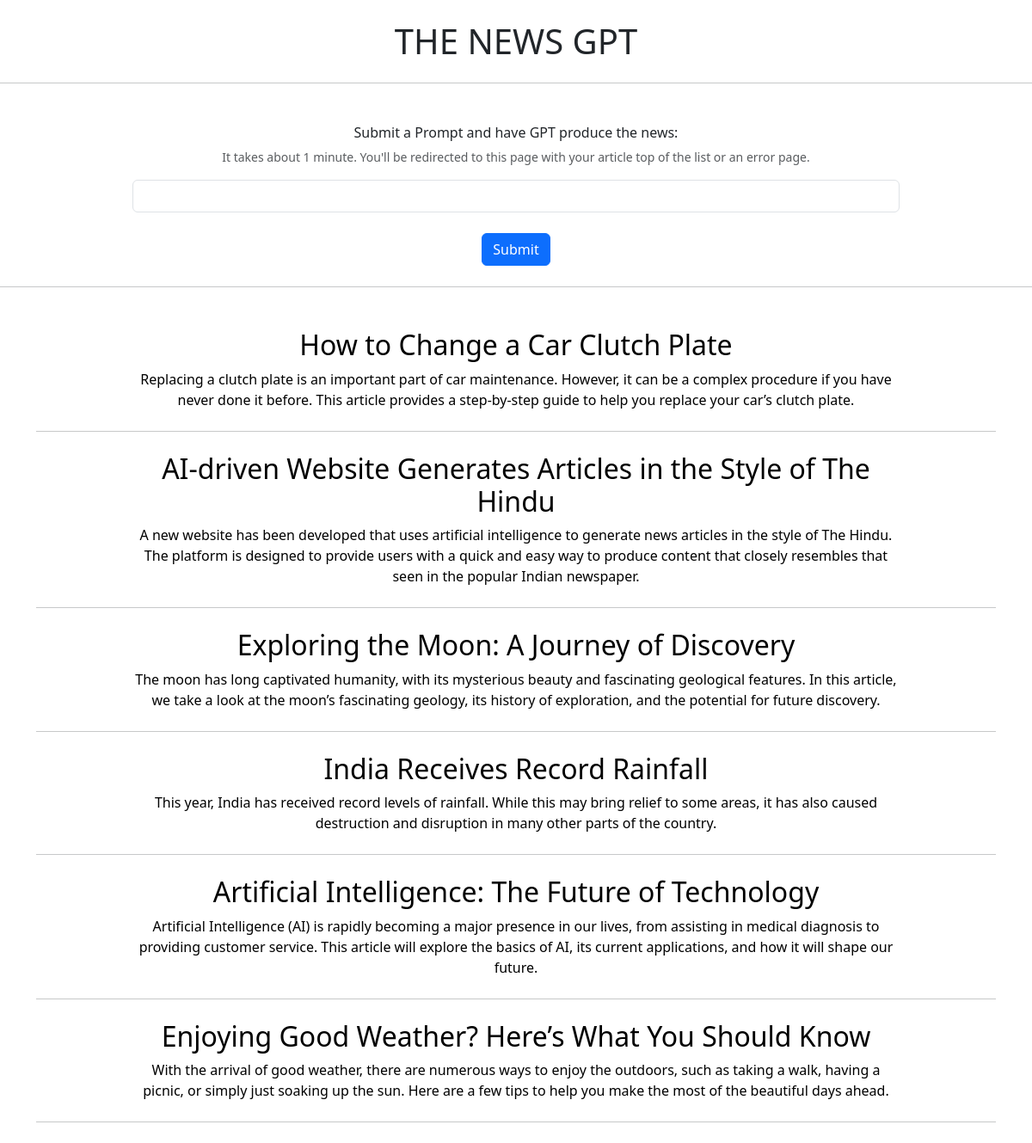
The page / on the database its author committed.
### models.py (models this page shows)
class Article(db.Model):
    prompt = db.Column(db.String)
    id = db.Column(db.Integer, primary_key=True)
    headline = db.Column(db.String)
    subheading = db.Column(db.String)
    summary = db.Column(db.Text)
    article = db.Column(db.Text)

### main.py (the view)
@app.route('/', methods=['GET', 'POST'])
def index():
    if request.method == "POST":
        if "api_key" not in session:
            return redirect(url_for('api_key_form'))
        else:
            response = request.form
            if response['prompt']:
                prompt = response['prompt']
                openai.api_key = session['api_key']
                gpt_prompt = f"""Turn the following into an article in the style of The Hindu: {prompt}

                  Your response should be structured exactly like this:
                  Headline:
                  Subheading:
                  Summary:
                  Article:
                  Prompt for thumbnail image:
                  """
                response = openai.Completion.create(model="text-davinci-003",
                                                        prompt=gpt_prompt,
                                                        temperature=0.7,
                                                        max_tokens=500,
                                                        top_p=1,
                                                        frequency_penalty=0,
                                                        presence_penalty=0)
                response = response["choices"][0]["text"]
                start_headline = response.index("Headline:") + len("Headline:")
                end_headline = response.index("Subheading:")
                start_subheading = response.index("Subheading:") + len("Subheading:")
                end_subheading = response.index("Summary:")
                start_summary = response.index("Summary:") + len("Summary:")
                end_summary = response.index("Article:")
                start_article = response.index("Article:") + len("Article:")
                end_article = response.lower().index("prompt for thumbnail image:")
                headline = response[start_headline:end_headline].strip()
                subheading = response[start_subheading:end_subheading].strip()
                summary = response[start_summary:end_summary].strip()
                article = response[start_article:end_article].strip()
                headline = str(headline)
                subheading = str(subheading)
                summary = str(summary)
                article = str(article)
                new_article = Article(prompt=prompt, headline=headline, subheading=subheading, summary=summary, article=article)
                try:
                  db.session.add(new_article)
                  db.session.commit()
                  return redirect("/")
                except:
                  return "There was a problem processing. Please go Back!"
    else:
        return render_template('all.html', articles=Article.query.order_by(desc('id')).all())

### templates/all.html (shortened to what this page needs)
{% extends 'base.html' %}
{% block content %}
<hr class="my-4">
<div class="container mt-5" >
  <div class="text-center" style="width: 80%; margin: 0 auto;">
    <form method="post" class="mb-4">
      <h6 class="form-label">Submit a Prompt and have GPT produce the news:</h6>
      <p class="form-text">It takes about 1 minute. You'll be redirected to this page with your article top of the list or an error page.</p>
      <input type="text" name="prompt" class="form-control" required>
      <br>
      <button class="btn btn-primary" type="submit">Submit</button>
    </form>
  </div>
</div>
<hr class="my-4">
<div class="container mt-5">
  <div class="article-list">
    {% for article in articles %}
    <div class="list-item mb-4">
      <div class="list-content-wrap">
        <div class="text-center" style="width: 80%; margin: 0 auto;">
          <a href="/article/{{ article["id"] }}" style="text-decoration: none; color: black;">
            <div class="list-text-wrap">
              <h2 class="list-heading">{{ article["headline"] }}</h2>
              <p class="list-summary">{{ article["summary"] }}</p>
            </div>
          </a>
        </div>
      </div>
    </div>
    <hr class="my-4">
    {% endfor %}
  </div>
</div>
{% endblock %}

### templates/base.html (shortened to what this page needs)
<!DOCTYPE html>
<html lang="en">
<head>
  <link href="https://cdn.jsdelivr.net/npm/bootstrap@5.3.2/dist/css/bootstrap.min.css" rel="stylesheet">
</head>
<body class="body">
  <br>
  <h1 style="text-align:center;">THE NEWS GPT</h1>
  <div class="section_main">
      {% block content %} {% endblock %}
  </div>
</body>
</body>
</html>

### rows shown on the page
Article: headline "How to Change a Car Clutch Plate", summary "Replacing a clutch plate is an important part of car maintenance. However, it can be a complex procedure if you have never done it before. This article provides a step-by-step guide to help you replace your car’s clutch plate."
Article: headline "AI-driven Website Generates Articles in the Style of The Hindu", summary "A new website has been developed that uses artificial intelligence to generate news articles in the style of The Hindu. The platform is designed to provide users with a quick and easy way to produce content that closely resembles that seen in the popular Indian newspaper."
Article: headline "Exploring the Moon: A Journey of Discovery", summary "The moon has long captivated humanity, with its mysterious beauty and fascinating geological features. In this article, we take a look at the moon’s fascinating geology, its history of exploration, and the potential for future discovery."
Article: headline "India Receives Record Rainfall", summary "This year, India has received record levels of rainfall. While this may bring relief to some areas, it has also caused destruction and disruption in many other parts of the country."
Article: headline "Artificial Intelligence: The Future of Technology", summary "Artificial Intelligence (AI) is rapidly becoming a major presence in our lives, from assisting in medical diagnosis to providing customer service. This article will explore the basics of AI, its current applications, and how it will shape our future."
Article: headline "Enjoying Good Weather? Here’s What You Should Know", summary "With the arrival of good weather, there are numerous ways to enjoy the outdoors, such as taking a walk, having a picnic, or simply just soaking up the sun. Here are a few tips to help you make the most of the beautiful days ahead."
